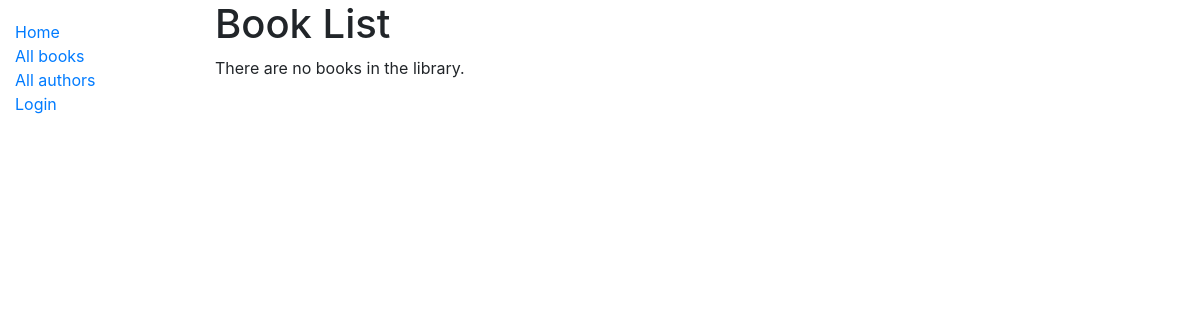
Page /catalog/books/ on the earlier database version.
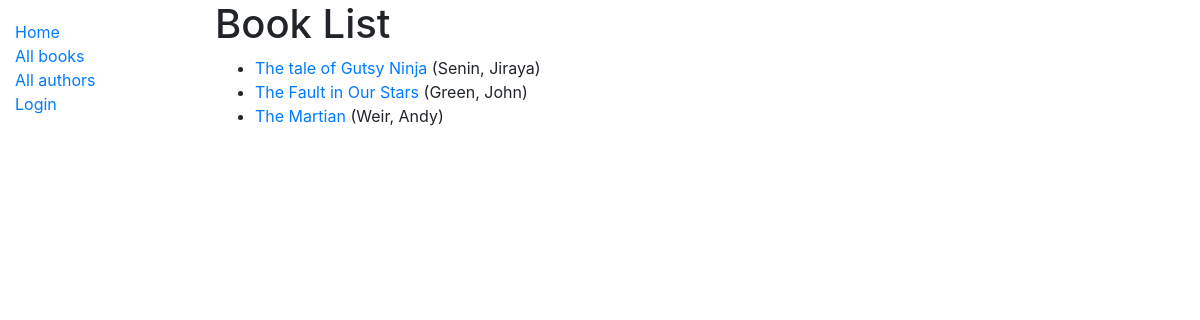
Same page on the later database version.
### catalog/models.py (models this page shows, shortened)
class Book(models.Model):
    title = models.CharField(max_length=200,help_text='Enter the title of your book')
    isbn = models.CharField('ISBN',max_length=13,help_text='13 character <a href="https://www.isbn-international.org/content/what-isbn">ISBN number</a>')
    summary = models.TextField(max_length=1000,help_text='Enter a brief description of the book')
    author = models.ForeignKey("Author", on_delete=models.SET_NULL, null=True)
    genre = models.ManyToManyField(Genre,help_text='Select a genre for this book')
    language = models.ForeignKey('Language', on_delete=models.SET_NULL, null=True)
    def display_genre(self):
        """Create a string for the Genre. This is required to display genre in Admin"""
        return ', '.join([genre.name for genre in self.genre.all()[:3]])
    display_genre.short_description = 'Genre'
    def get_absolute_url(self):
        return reverse("book-detail", args=[str(self.id)])

class Author(models.Model):
    first_name = models.CharField(max_length=100)
    last_name = models.CharField(max_length=100)
    date_of_birth = models.DateField(blank=True, null=True)
    date_of_death = models.DateField('Deceased', blank=True, null=True)
    class Meta:
        ordering = ['last_name', 'first_name']
    def __str__(self):
        return f'{self.last_name}, {self.first_name}'

### catalog/views.py (the view)
# urls.py: path('books/', views.BookListView.as_view(), name='books'),
class BookListView(generic.ListView):
    model = Book
    paginate_by = 10

### catalog/templates/catalog/book_list.html
{% extends "base_generic.html" %}
{% block content %}
  <h1>Book List</h1>
  {% if book_list %}
  <ul>
    {% for book in book_list %}
      <li>
        <a href="{{ book.get_absolute_url }}">{{ book.title }}</a> ({{book.author}})
      </li>
    {% endfor %}
  </ul>
  {% else %}
    <p>There are no books in the library.</p>
  {% endif %}
{% endblock %}

### catalog/templates/base_generic.html (shortened to what this page needs)
<!DOCTYPE html>
<html lang="en">
<head>
  <link rel="stylesheet" href="https://stackpath.bootstrapcdn.com/bootstrap/4.1.3/css/bootstrap.min.css">
  {% load static %}
  <link rel="stylesheet" href="{% static 'css/styles.css' %}">
</head>
<body>
  <div class="container-fluid">
    <div class="row">
        <div class="col-sm-2">
            {% block sidebar %}
                <ul class="sidebar-nav">
                    <li><a href="{% url 'index' %}">Home</a></li>
                    <li><a href="{% url 'books' %}">All books</a></li>
                    <li><a href="{% url 'authors' %}">All authors</a></li>
                    {% if user.is_authenticated %}
                        <li>User: {{ user.get_username }}</li>
                        <li><a href="{% url 'my-borrowed' %}">My Borrowed</a></li>
                        <li><a href="{% url 'logout'%}?next={{request.path}}">Logout</a></li>
                    {% else %}
                        <li><a href="{% url 'login'%}?next={{request.path}}">Login</a></li>
                    {% endif %}
                </ul>
            {% endblock %}
        </div>
        <div class="col-sm-10 ">{% block content %}{% endblock %}
        </div>
  </div>
</body>
</html>

### catalog/static/css/styles.css (style rules this page uses)
.sidebar-nav { margin-top: 20px; padding: 0; list-style: none; }

Differences in the rows shown:
added Book: title "The tale of Gutsy Ninja", author "Senin, Jiraya"
added Book: title "The Fault in Our Stars", author "Green, John"
added Book: title "The Martian", author "Weir, Andy"
Other differences:
text no longer shown: "There are no books in the library."
